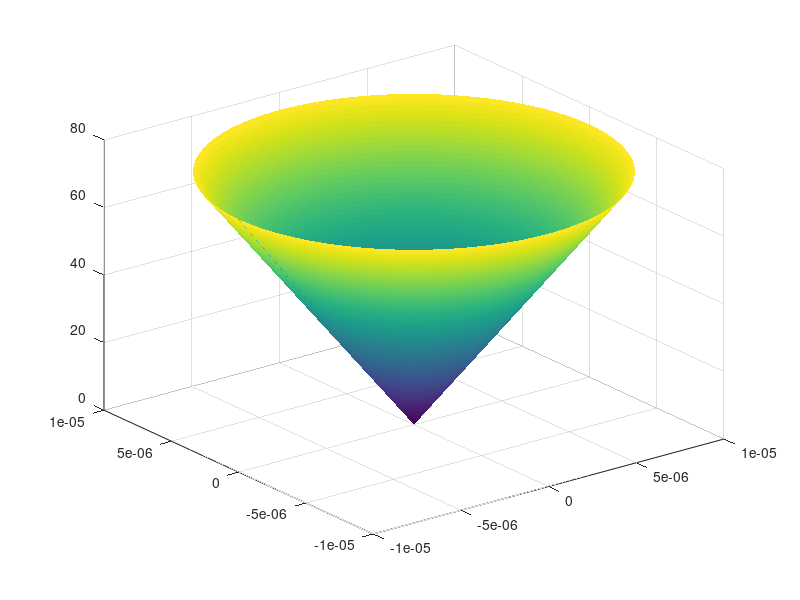
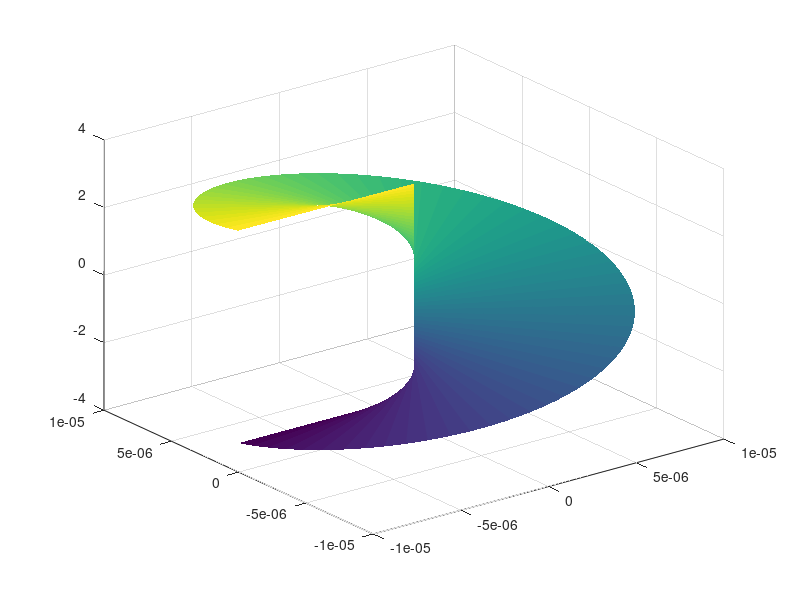
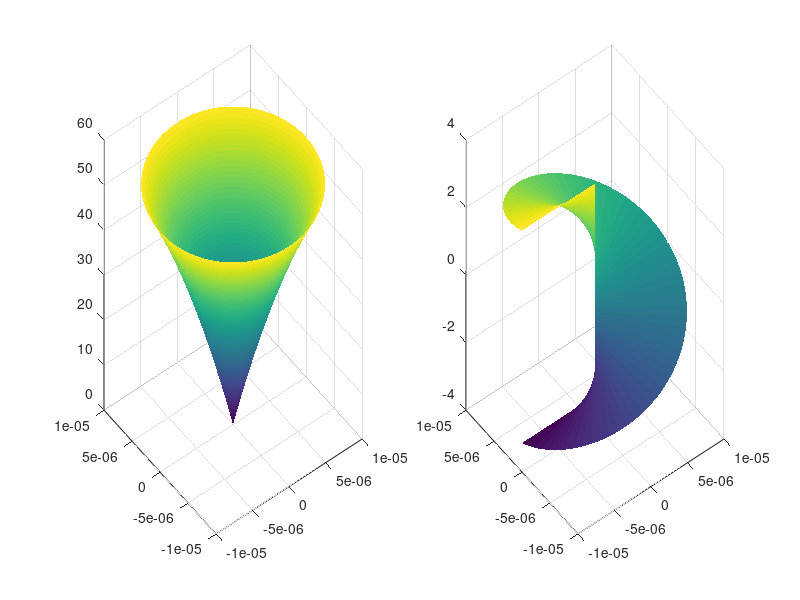

The MATLAB script that drew these images, in order:
clear

%% Set parameters.
num_samples = 1024; % Number of samples
N = num_samples / 2;
L = 1e-5; % Radius of laser beam, unit in meter
Ls = L/num_samples; % Time step
Ds = 2 * pi /num_samples; % Freq. step
lambda = 633e-9; % Wavelength of He-Ne Laser (633 nm)
k = 2 * pi / lambda; % Wavenumber
%z = (0:0.01:0.49) * lambda; % Propagation along z axis
z = logspace(0, 2, 3) * lambda; % z axis in log-scale

r = Ls * (0:num_samples - 1); % Freq. axis
phi = Ds * (-N:N-1); % Time axis
[R, PHI] = meshgrid(r, phi);
X = R .* cos(PHI);
Y = R .* sin(PHI);

W0 = 3.88e-4; % Beam waist 0.388 mm
z0 = pi * W0^2 / lambda;

%% Initial field generation
% Aperture field
f_init = @(r, phi) 2 .* r ./ (sqrt(pi) * W0^2) .* exp(- r.^2 ./ W0^2 + 1i .* phi);

% LG(1, 0) field
f_ref = @(r, phi, z) 2 .* r ./ (sqrt(pi) * W0^2 .* (1 + (z/z0)^2)) ...
    .* exp(- r^2 ./ (W0^2 .* (1 + (z/z0)^2))) .*  exp(1i .* phi) ...
    .* exp(1i .* (2.*atan(z/z0) + 0.5 .* k .* r^2 .* z ./ (z^2 + z0^2)) );

field = f_init(R, PHI);

figure
surf(X, Y, abs(field));
shading interp

figure
surf(X, Y, angle(field));
shading interp

%% Convolution
%h = @(x, y, z) exp(1i .* k .* (x^2 + y^2) ./ (2*z)) / (1i * lambda * z);
%fresnel = h(X, Y, );

% How to convert field to cart. cor.?
for i=1:length(z)
   %field_z = conv2 
end

%% Reference field
field_ref = zeros(num_samples, num_samples, length(z));
for i = 1:length(z)
   field_ref(:, :, i) = f_ref(R, PHI, z(i)); 
end

figure
subplot(1, 2, 1)
surf(X, Y, abs(field_ref(:, :, 1)));
shading interp

subplot(1, 2, 2)
surf(X, Y, angle(field_ref(:, :, 1)));
shading interp



